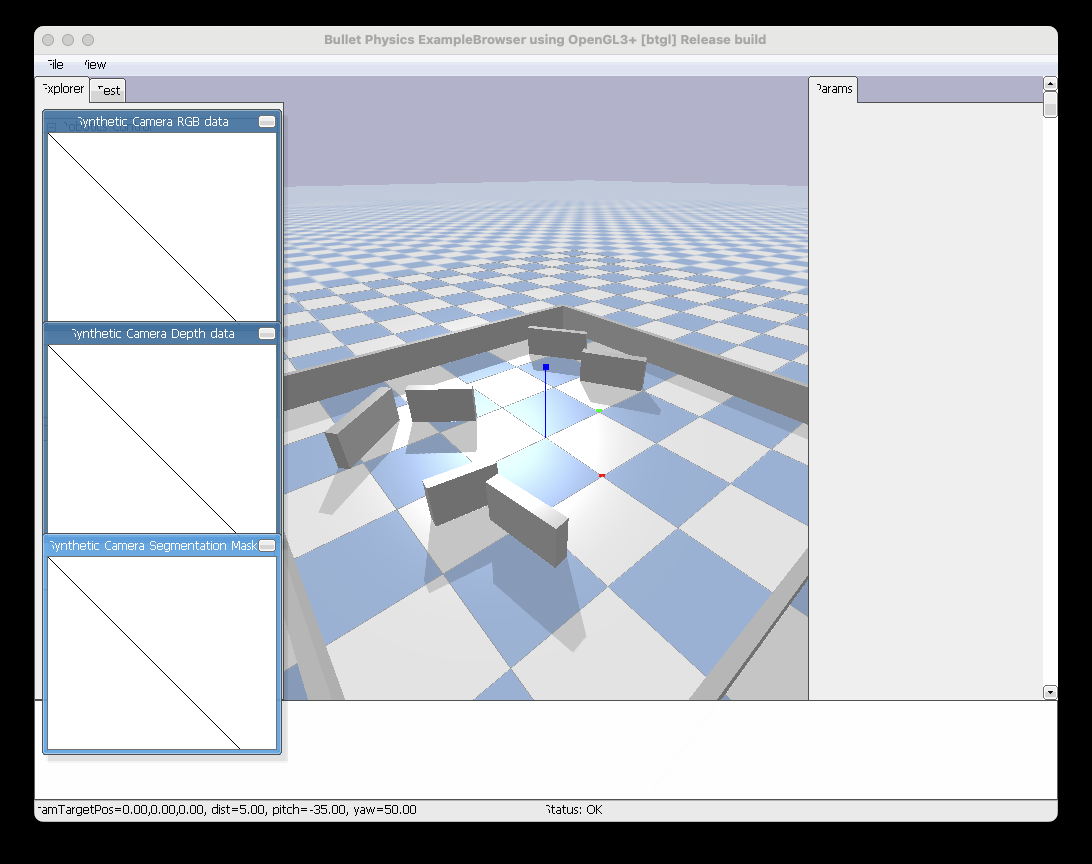
#> input picture tiny_slam_turtle/pybullet.png, 1092 x 864 px
$ python -i features.py   (imports and definitions only)
#> lines starting #> are read from the running program, lines starting #| are printed output that depends on the picture; after the words box and inside, x2 and y2 are one past the last pixel; in counts of white or black regions, pixels touching at a corner belong together
#> further down, picture is the input picture: shape (864, 1092, 3); mean B, G, R 194.6, 188.1, 184.5
import cv2
import numpy as np

def detect_red_regions(rgb):
    hsv = cv2.cvtColor(rgb, cv2.COLOR_BGR2HSV)
#> hsv: shape (864, 1092, 3); mean H, S, V 28.9, 12.5, 194.6
    lower1 = np.array([0,120,70]); upper1 = np.array([10,255,255])
    lower2 = np.array([170,120,70]); upper2 = np.array([180,255,255])
    mask = cv2.inRange(hsv, lower1, upper1) | cv2.inRange(hsv, lower2, upper2)
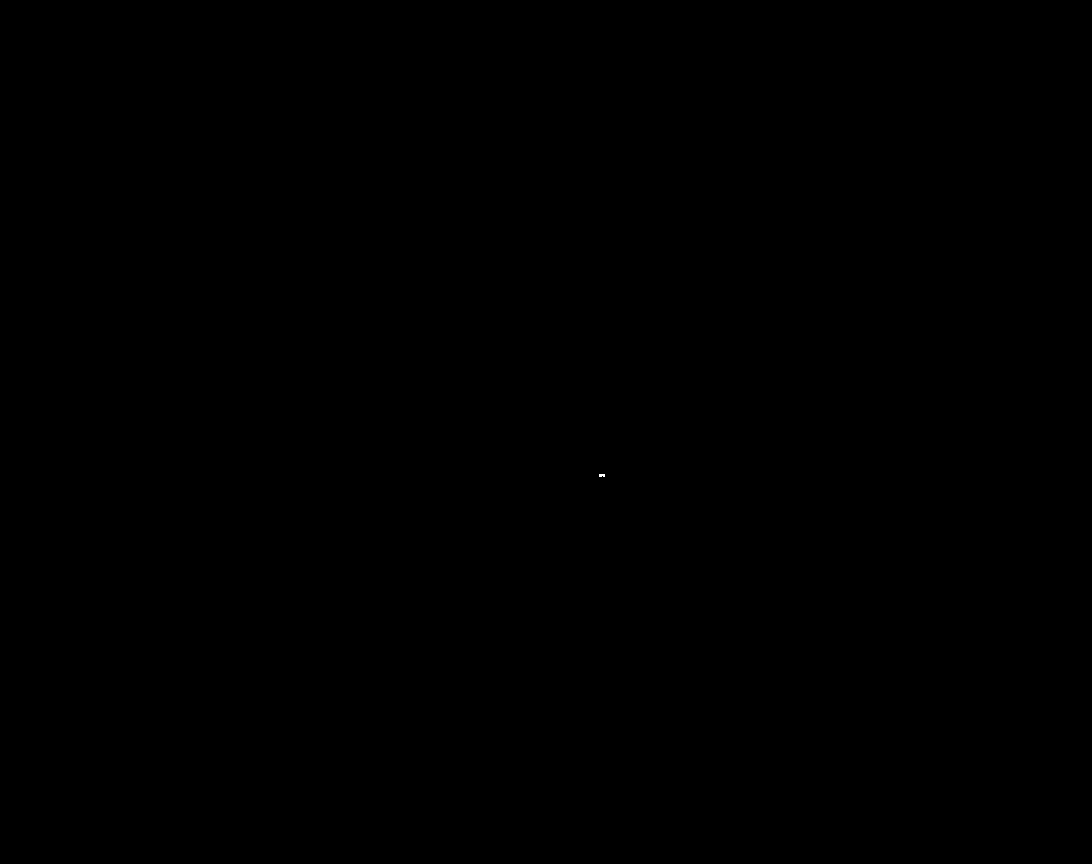
#> mask: shape (864, 1092); 0% white in thin lines or dots, all inside (x1, y1, x2, y2) = (599, 474, 605, 477)
    cnts, _ = cv2.findContours(mask, cv2.RETR_EXTERNAL, cv2.CHAIN_APPROX_SIMPLE)
#> cnts = 1 item
    boxes = [cv2.boundingRect(c) for c in cnts if cv2.contourArea(c) > 200]
#> boxes = []
    return boxes

>>> import cv2
>>> picture = cv2.imread('../pybullet.png')
>>> result = detect_red_regions(picture)
#> result = []
